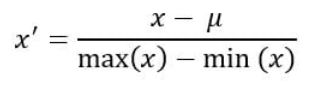
#> input picture Statistics & Probability/Data Scaling/images/normalization.png, 312 x 97 px
$ jupyter execute 'mean normalization.ipynb'
#> lines starting #> are read from the running program, lines starting #| are printed output that depends on the picture
1. [Mean Normalization](#mean-normalization)

#### Mean Normalization:
- it is used to rescale the values between - 1 to 1
- the ratio of difference between the value and mean value by difference between maximum value and minimum value
- used for unknown distribution or non gaussian distributed data
- sensitive to outliers
- used when we want the values to center around the mean
- works with both positive and negative values
- used with algorithms that work with calculating distances
    - ANN
    - image processing
    - Linear models

[cell 1]
from PIL import Image
from IPython.display import display

img = Image.open('images/normalization.png')
#> img is the input picture: PIL image 312x97 RGBA; mean R, G, B, A 240.1, 240.1, 240.1, 255
new_image = img.resize((280, 90))
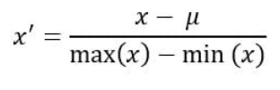
#> new_image: PIL image 280x90 RGBA; mean R, G, B, A 240, 240, 240, 255
display(new_image)


$ run again, with Statistics & Probability/Data Scaling/images/maxabs.png copied over Statistics & Probability/Data Scaling/images/normalization.png
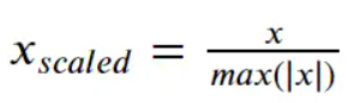
#> input picture Statistics & Probability/Data Scaling/images/maxabs.png, 348 x 103 px
#> img is the input picture: PIL image 348x103 RGBA; mean R, G, B, A 239.6, 239.7, 239.4, 255
#> `new_image = img.resize((280, 90))`:
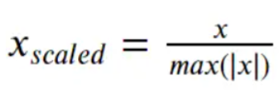
#> new_image: PIL image 280x90 RGBA; mean R, G, B, A 239.6, 239.7, 239.4, 255

$ run again, with Statistics & Probability/Data Scaling/images/minmax.png copied over Statistics & Probability/Data Scaling/images/normalization.png
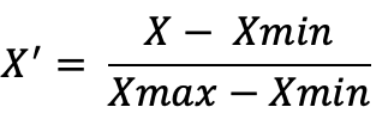
#> input picture Statistics & Probability/Data Scaling/images/minmax.png, 382 x 118 px
#> img is the input picture: PIL image 382x118 RGBA; mean R, G, B, A 230.9, 230.9, 230.9, 255
#> `new_image = img.resize((280, 90))`:
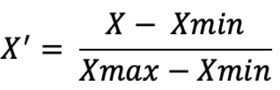
#> new_image: PIL image 280x90 RGBA; mean R, G, B, A 230.8, 230.8, 230.8, 255

$ run again, with Statistics & Probability/Data Scaling/images/robust.png copied over Statistics & Probability/Data Scaling/images/normalization.png
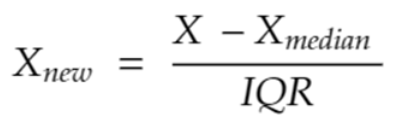
#> input picture Statistics & Probability/Data Scaling/images/robust.png, 400 x 121 px
#> img is the input picture: PIL image 400x121 RGBA; mean R, G, B, A 241.7, 241.7, 241.7, 255
#> `new_image = img.resize((280, 90))`:
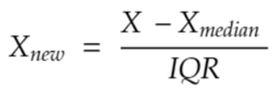
#> new_image: PIL image 280x90 RGBA; mean R, G, B, A 241.7, 241.7, 241.7, 255
